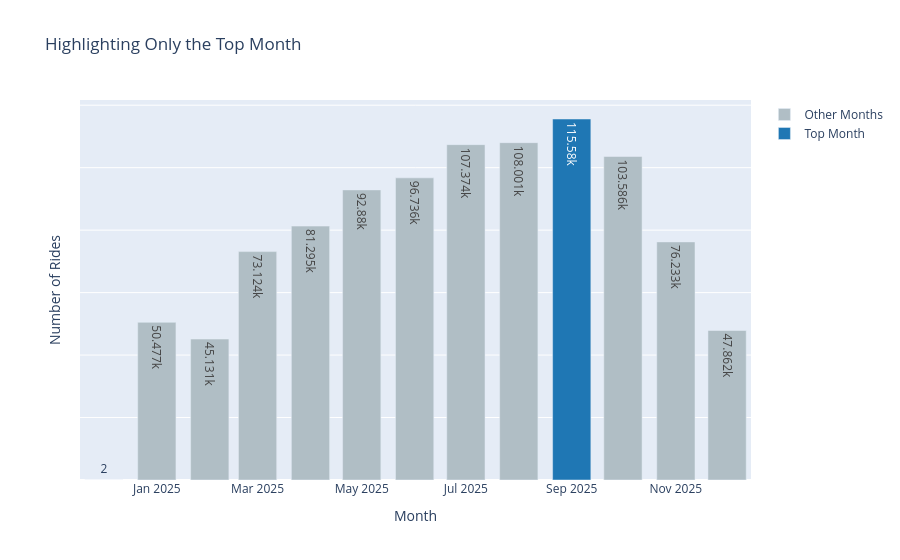

Notebook source saved alongside this figure:
### Code cell
fig = px.bar(
    monthly_rides,
    x="month",
    y="number_of_rides",
    color="highlight",
    text_auto=True,
    title="Highlighting Only the Top Month",
    color_discrete_map={
        "Top Month": "#1F77B4",
        "Other Months": "#B0BEC5"
    }
)

fig.update_layout(
    xaxis_title="Month",
    yaxis_title="Number of Rides",
    legend_title=""
)

fig.update_yaxes(showticklabels=False)

fig.show()

### Figure 1 — Plotly figure (JSON) as saved in the notebook; plotly's stock layout.template omitted (floating-point values rounded to 4 significant figures)
{"data": [{"hovertemplate": "highlight=Other Months<br>month=%{x}<br>number_of_rides=%{y}<extra></extra>", "legendgroup": "Other Months", "marker": {"color": "#B0BEC5", "pattern": {"shape": ""}}, "name": "Other Months", "orientation": "v", "showlegend": true, "textposition": "auto", "texttemplate": "%{y}", "type": "bar", "x": ["2024-12", "2025-01", "2025-02", "2025-03", "2025-04", "2025-05", "2025-06", "2025-07", "2025-08", "2025-10", "2025-11", "2025-12"], "xaxis": "x", "y": [2, 50477, 45131, 73124, 81295, 92880, 96736, 107374, 108001, 103586, 76233, 47862], "yaxis": "y"}, {"hovertemplate": "highlight=Top Month<br>month=%{x}<br>number_of_rides=%{y}<extra></extra>", "legendgroup": "Top Month", "marker": {"color": "#1F77B4", "pattern": {"shape": ""}}, "name": "Top Month", "orientation": "v", "showlegend": true, "textposition": "auto", "texttemplate": "%{y}", "type": "bar", "x": ["2025-09"], "xaxis": "x", "y": [115580], "yaxis": "y"}], "layout": {"barmode": "relative", "legend": {"title": {"text": ""}, "tracegroupgap": 0}, "title": {"text": "Highlighting Only the Top Month"}, "xaxis": {"anchor": "y", "domain": [0, 1], "title": {"text": "Month"}}, "yaxis": {"anchor": "x", "domain": [0, 1], "showticklabels": false, "title": {"text": "Number of Rides"}}}}
